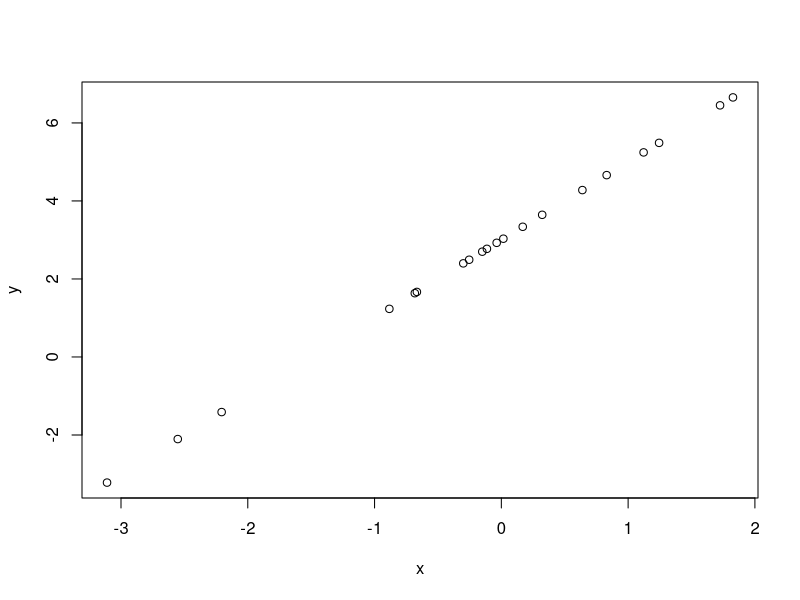

This figure's R source:
## ---- chunk 1
knitr::opts_chunk$set(echo = TRUE)
## ---- chunk 2
# Some working code
x <- rnorm(20, 0, 1)
y <- 3 + 2*x
plot(x, y)
